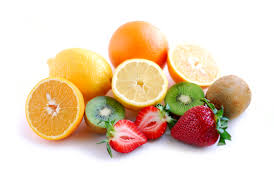
//> input picture Project2/Project2/fruits.jpg, 274 x 184 px
$ ./Source2   (built with g++ and OpenCV 4)
//> lines starting //> are read from the running program, lines starting //| are printed output that depends on the picture
#include "opencv2/imgproc/imgproc.hpp"
#include "opencv2/highgui/highgui.hpp"
#include <iostream>

using namespace cv;
using namespace std;

int main() {
	Mat src;

	src = imread("fruits.jpg");
//> src is the input picture: 184 rows x 274 cols, CV_8UC3; mean B, G, R 189.8, 212.7, 233.6
	imshow("original", src);

	blur(src, src, Size(15, 15));
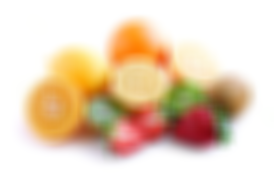
//> src: 184 rows x 274 cols, CV_8UC3; mean B, G, R 189.8, 212.7, 233.6
	imshow("blurred", src);

	Mat p = Mat::zeros(src.cols*src.rows, 5, CV_32F);
	Mat bestLabels, centers, clustered;
	vector<Mat> bgr;
	cv::split(src, bgr);
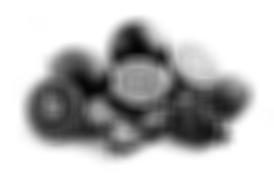
//> bgr[0]: 184 rows x 274 cols, CV_8UC1; min 2, max 255, mean 189.8
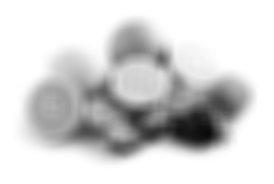
//> bgr[1]: 184 rows x 274 cols, CV_8UC1; min 11, max 255, mean 212.7
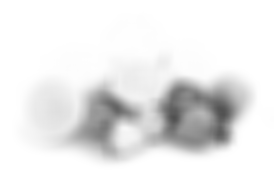
//> bgr[2]: 184 rows x 274 cols, CV_8UC1; min 80, max 255, mean 233.6
	// i think there is a better way to split pixel bgr color
	for (int i = 0; i<src.cols*src.rows; i++) {
		p.at<float>(i, 0) = (i / src.cols) / src.rows;
		p.at<float>(i, 1) = (i%src.cols) / src.cols;
		p.at<float>(i, 2) = bgr[0].data[i] / 255.0;
		p.at<float>(i, 3) = bgr[1].data[i] / 255.0;
		p.at<float>(i, 4) = bgr[2].data[i] / 255.0;
	}

	int K = 8;
	cv::kmeans(p, K, bestLabels,
		TermCriteria(CV_TERMCRIT_EPS + CV_TERMCRIT_ITER, 10, 1.0),
		3, KMEANS_PP_CENTERS, centers);
//> centers = [[0, 0, 0.182, 0.23, 0.522], [0, 0, 0.993, 0.996, 0.998], [0, 0, 0.511, 0.607, 0.754], [0, 0, 0.226, 0.624, 0.933], [0, 0, 0.627, 0.829, 0.945], [0, 0, 0.288, 0.467, 0.613], [0, 0, 0.438, 0.745, 0.953], [0, 0, 0.837, 0.892, 0.938]]

	int* colors = new int[K];
	for (int i = 0; i<K; i++) {
		colors[i] = 255 / (i + 1);
	}
	// i think there is a better way to do this mayebe some Mat::reshape?
	clustered = Mat(src.rows, src.cols, CV_32F);
	for (int i = 0; i<src.cols*src.rows; i++) {
		clustered.at<float>(i / src.cols, i%src.cols) = (float)(colors[bestLabels.at<int>(i)]);
		//	cout << bestLabels.at<int>(0,i) << " " <<
		//		colors[bestLabels.at<int>(0,i)] << " " <<
		//		clustered.at<float>(i/src.cols, i%src.cols) << " " << endl;
		//
	}
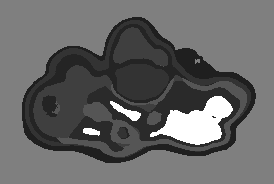
//> clustered: 184 rows x 274 cols, CV_32FC1; min 31, max 255, mean 102.5

	clustered.convertTo(clustered, CV_8U);
//> clustered: 184 rows x 274 cols, CV_8UC1
	imshow("clustered", clustered);

	waitKey(0);
	return 0;
}
//[출처] [OpenCV C++] K - means 이미지 적용 예제 | 작성자 Many Photos
